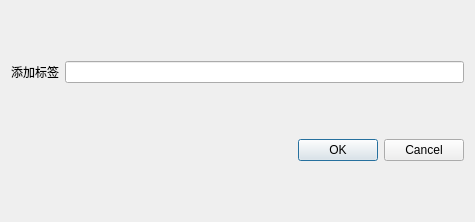
<?xml version="1.0" encoding="UTF-8"?>
<ui version="4.0">
 <class>DialogAddLabel</class>
 <widget class="QDialog" name="DialogAddLabel">
  <property name="geometry">
   <rect>
    <x>0</x>
    <y>0</y>
    <width>475</width>
    <height>222</height>
   </rect>
  </property>
  <property name="windowTitle">
   <string>Dialog</string>
  </property>
  <layout class="QVBoxLayout" name="verticalLayout_2">
   <item>
    <layout class="QHBoxLayout" name="horizontalLayout">
     <item>
      <widget class="QLabel" name="label">
       <property name="text">
        <string>添加标签</string>
       </property>
      </widget>
     </item>
     <item>
      <widget class="QLineEdit" name="line_edit_label"/>
     </item>
    </layout>
   </item>
   <item>
    <widget class="QDialogButtonBox" name="buttonBox">
     <property name="orientation">
      <enum>Qt::Horizontal</enum>
     </property>
     <property name="standardButtons">
      <set>QDialogButtonBox::Cancel|QDialogButtonBox::Ok</set>
     </property>
    </widget>
   </item>
  </layout>
 </widget>
 <resources/>
 <connections>
  <connection>
   <sender>buttonBox</sender>
   <signal>accepted()</signal>
   <receiver>DialogAddLabel</receiver>
   <slot>accept()</slot>
   <hints>
    <hint type="sourcelabel">
     <x>248</x>
     <y>254</y>
    </hint>
    <hint type="destinationlabel">
     <x>157</x>
     <y>274</y>
    </hint>
   </hints>
  </connection>
  <connection>
   <sender>buttonBox</sender>
   <signal>rejected()</signal>
   <receiver>DialogAddLabel</receiver>
   <slot>reject()</slot>
   <hints>
    <hint type="sourcelabel">
     <x>316</x>
     <y>260</y>
    </hint>
    <hint type="destinationlabel">
     <x>286</x>
     <y>274</y>
    </hint>
   </hints>
  </connection>
 </connections>
</ui>
